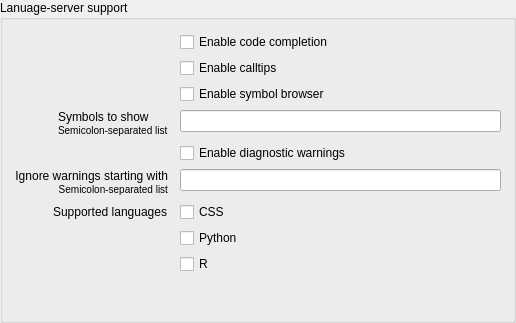
<?xml version="1.0" encoding="UTF-8"?>
<ui version="4.0">
 <class>Form</class>
 <widget class="QWidget" name="Form">
  <property name="geometry">
   <rect>
    <x>0</x>
    <y>0</y>
    <width>516</width>
    <height>323</height>
   </rect>
  </property>
  <property name="windowTitle">
   <string>Form</string>
  </property>
  <layout class="QVBoxLayout" name="verticalLayout">
   <property name="spacing">
    <number>18</number>
   </property>
   <property name="leftMargin">
    <number>0</number>
   </property>
   <property name="topMargin">
    <number>0</number>
   </property>
   <property name="rightMargin">
    <number>0</number>
   </property>
   <property name="bottomMargin">
    <number>0</number>
   </property>
   <item>
    <widget class="QGroupBox" name="groupbox_behavior">
     <property name="title">
      <string>Lanuage-server support</string>
     </property>
     <layout class="QFormLayout" name="formLayout">
      <property name="labelAlignment">
       <set>Qt::AlignRight|Qt::AlignTrailing|Qt::AlignVCenter</set>
      </property>
      <property name="horizontalSpacing">
       <number>12</number>
      </property>
      <property name="leftMargin">
       <number>12</number>
      </property>
      <property name="topMargin">
       <number>12</number>
      </property>
      <property name="rightMargin">
       <number>12</number>
      </property>
      <property name="bottomMargin">
       <number>12</number>
      </property>
      <item row="0" column="1">
       <widget class="QCheckBox" name="cfg_lsp_code_completion">
        <property name="text">
         <string>Enable code completion</string>
        </property>
       </widget>
      </item>
      <item row="1" column="1">
       <widget class="QCheckBox" name="cfg_lsp_calltips">
        <property name="text">
         <string>Enable calltips</string>
        </property>
       </widget>
      </item>
      <item row="2" column="1">
       <widget class="QCheckBox" name="cfg_lsp_symbols">
        <property name="text">
         <string>Enable symbol browser</string>
        </property>
       </widget>
      </item>
      <item row="3" column="0">
       <widget class="QLabel" name="label">
        <property name="text">
         <string>Symbols to show&lt;br /&gt;
&lt;small&gt;Semicolon-separated list&lt;/small&gt;</string>
        </property>
       </widget>
      </item>
      <item row="3" column="1">
       <widget class="QLineEdit" name="cfg_lsp_symbols_kind"/>
      </item>
      <item row="4" column="1">
       <widget class="QCheckBox" name="cfg_lsp_diagnostics">
        <property name="text">
         <string>Enable diagnostic warnings</string>
        </property>
       </widget>
      </item>
      <item row="5" column="0">
       <widget class="QLabel" name="label_pep8_ignore">
        <property name="text">
         <string>Ignore warnings starting with&lt;br /&gt;&lt;small&gt;Semicolon-separated list&lt;/small&gt;</string>
        </property>
        <property name="alignment">
         <set>Qt::AlignRight|Qt::AlignTrailing|Qt::AlignVCenter</set>
        </property>
        <property name="openExternalLinks">
         <bool>true</bool>
        </property>
       </widget>
      </item>
      <item row="5" column="1">
       <widget class="QLineEdit" name="cfg_lsp_diagnostics_ignore"/>
      </item>
      <item row="6" column="0">
       <widget class="QLabel" name="label_2">
        <property name="text">
         <string>Supported languages</string>
        </property>
       </widget>
      </item>
      <item row="6" column="1">
       <widget class="QCheckBox" name="cfg_lsp_enable_css">
        <property name="text">
         <string>CSS</string>
        </property>
       </widget>
      </item>
      <item row="7" column="1">
       <widget class="QCheckBox" name="cfg_lsp_enable_python">
        <property name="text">
         <string>Python</string>
        </property>
       </widget>
      </item>
      <item row="8" column="1">
       <widget class="QCheckBox" name="cfg_lsp_enable_r">
        <property name="text">
         <string>R</string>
        </property>
       </widget>
      </item>
     </layout>
    </widget>
   </item>
  </layout>
 </widget>
 <resources/>
 <connections>
  <connection>
   <sender>cfg_lsp_symbols</sender>
   <signal>toggled(bool)</signal>
   <receiver>cfg_lsp_diagnostics_ignore</receiver>
   <slot>setEnabled(bool)</slot>
   <hints>
    <hint type="sourcelabel">
     <x>394</x>
     <y>560</y>
    </hint>
    <hint type="destinationlabel">
     <x>394</x>
     <y>592</y>
    </hint>
   </hints>
  </connection>
  <connection>
   <sender>cfg_lsp_symbols</sender>
   <signal>toggled(bool)</signal>
   <receiver>label_pep8_ignore</receiver>
   <slot>setEnabled(bool)</slot>
   <hints>
    <hint type="sourcelabel">
     <x>394</x>
     <y>560</y>
    </hint>
    <hint type="destinationlabel">
     <x>92</x>
     <y>595</y>
    </hint>
   </hints>
  </connection>
 </connections>
</ui>
